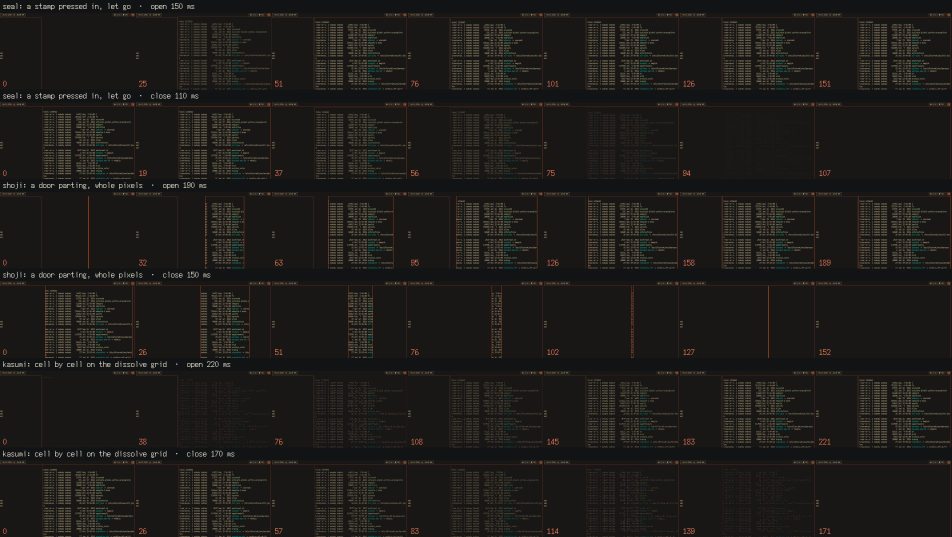
#> input picture img/a1-window.jpg, 1904 x 1074 px, given in place of tui.png, which was not available (shown at 1/2 size)
$ python prompt-options.py ../img ../img/b1-workspace.jpg ../img/b1-workspace.jpg
#> lines starting #> are read from the running program, lines starting #| are printed output that depends on the picture
#!/usr/bin/env python3
"""tools/prompt-options.py — the options for the prompt with the head inside its ribbon (r28 f10):
rendered by real foot in the kit, from a throw-away font of the options' edge glyphs.

    python3 tools/prompt-options.py gen DIR       # DIR/font/KawaPromptTry.ttf, DIR/mock-{dark,light}.sh
    python3 tools/prompt-options.py sheet DIR OUT # DIR/{dark,light}/tui.png → the sheet, a JPEG
"""
import importlib.util
import pathlib
import sys

ROOT = pathlib.Path(__file__).resolve().parent.parent
W, H = 8, 20                       # the terminal's cell
COLS, ROWS, PAD = 66, 20, 8         # the mock's window, foot's padding
OPTIONS = ("now", "tanzaku", "obi", "rakkan")
TRY = 0xFD000                      # a range of the options' own, clear of Sumi Icons Term's


def cell(fn):
    """A 20-row glyph: fn(x, y) says which pixels are the foreground's."""
    return ["".join("#" if fn(x, y) else "." for x in range(W)) for y in range(H)]


def vee(y, depth):                 # how far a swallowtail's notch reaches at row y
    return round(depth * (1 - abs(y - 9.5) / 9.5))


BITES = (0, 0, 1, 0, 0, 0, 0, 2, 0, 0, 0, 1, 0, 0, 0, 0, 0, 1, 0, 0)  # a carved seal's edge, by hand

GLYPHS = {
    # 1 tanzaku: a poem slip's straight cuts, the corners eased, a hairline between papers
    "try-t-start": cell(lambda x, y: x >= (2 if y in (0, 19) else 1 if y in (1, 18) else 0)),
    "try-t-end": cell(lambda x, y: x <= 7 - (2 if y in (0, 19) else 1 if y in (1, 18) else 0)),
    "try-t-join": cell(lambda x, y: x == 7),
    # 2 obi: a silk band, swallowtail ends, each paper folded over the next on a slant
    "try-o-start": cell(lambda x, y: x >= vee(y, 7)),
    "try-o-end": cell(lambda x, y: x <= 7 - vee(y, 7)),
    "try-o-fold": cell(lambda x, y: x <= round(7 * (19 - y) / 19)),
    # 3 rakkan: the head a red seal set in the band, its edge carved; the papers meet plainly (no glyph)
    "try-r-start": cell(lambda x, y: x >= (1 if y in (0, 19) else 0) + BITES[19 - y]),
    "try-r-end": cell(lambda x, y: x <= 7 - BITES[y] - (1 if y in (0, 19) else 0)),
}


def build_icons():
    spec = importlib.util.spec_from_file_location("build_icons", ROOT / "tools/build-icons.py")
    mod = importlib.util.module_from_spec(spec)
    sys.dont_write_bytecode = True
    spec.loader.exec_module(mod)
    return mod


def gen(out):
    mod = build_icons()
    (out / "font").mkdir(parents=True, exist_ok=True)
    text = "".join(f"@{n} adv=8 x=0\n" + "\n".join(r) + "\n\n" for n, r in GLYPHS.items())
    icons = mod.parse(text)
    for i, ic in enumerate(icons):
        ic["code"] = TRY + i
    mod.build(icons, out / "font/KawaPromptTry.ttf", "Kawa Prompt Try", mod.TERM_RAISE, mod.TERM_CELL,
              mod.TERM_UPM, mod.TERM_ASC, mod.TERM_DESC)
    # The mock draws one codepoint per glyph; a shell variable for each
    defs = "".join(f"{ic['name'][4:].replace('-', '_')}=$'\\U{ic['code']:08x}'\n" for ic in icons)
    for mood in ("dark", "light"):
        (out / f"mock-{mood}.sh").write_text(f"#!/usr/bin/env bash\nMOOD={mood}\n" + defs
                                             + (ROOT / "tools/prompt-options.mock").read_text())


def sheet(src, jpg):
#> called with jpg = '../img/b1-workspace.jpg'
    from PIL import Image, ImageChops
    crops = []
    for mood in ("dark", "light"):
        im = Image.open(src / mood / "tui.png").convert("RGB")
#> im is the input picture: PIL image 1904x1074 RGB; mean R, G, B 29.9, 28.1, 25.4
        ground = im.getpixel((4, im.height - 4))
#> ground = (18, 25, 18)
        diff = ImageChops.difference(im, Image.new("RGB", im.size, ground))
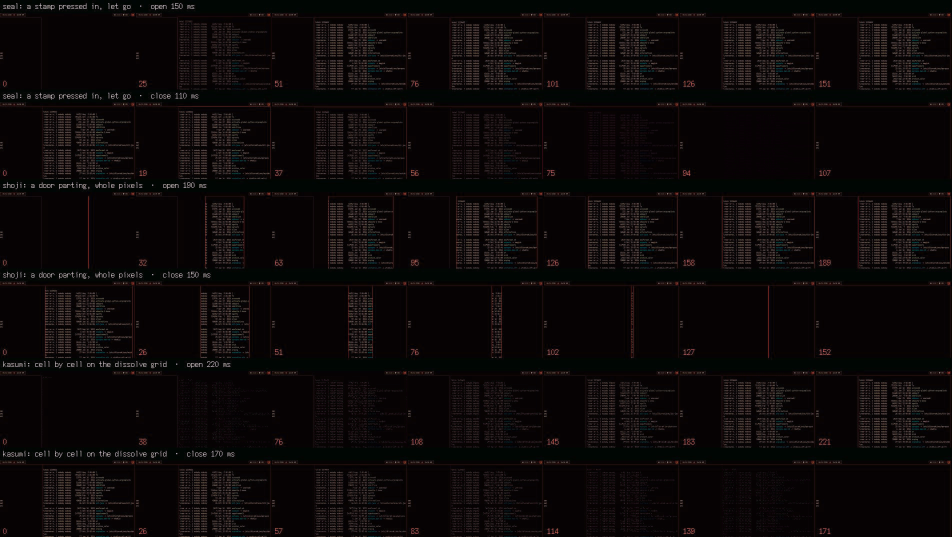
#> diff: PIL image 1904x1074 RGB (shown at 1/2 size); mean R, G, B 12.2, 8.4, 8.4
        x0, y0, _, _ = diff.crop((0, 40, *im.size)).getbbox()    # the window's frame, under the bar
#> x0 = 0; y0 = 0
        y0 += 40
#> y0 = 40
        crops.append(im.crop((x0 + 1, y0 + 1, x0 + 1 + PAD * 2 + COLS * W, y0 + 1 + PAD * 2 + ROWS * H)))
#> pass 2 of the loop in sheet, `for mood in ("dark", "light"):`:
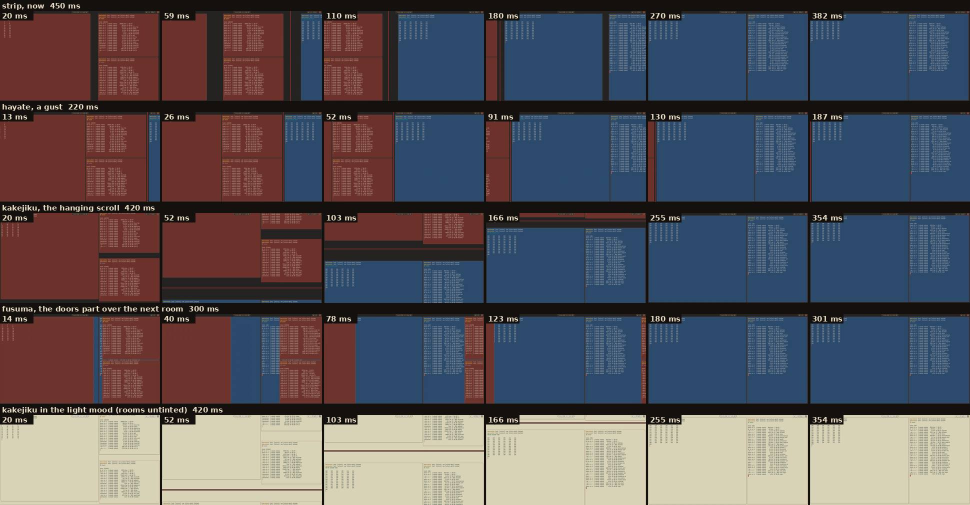
#> input picture img/b1-workspace.jpg, 1940 x 1010 px, given in place of tui.png, which was not available (shown at 1/2 size)
#> in sheet, im is the input picture: PIL image 1940x1010 RGB; mean R, G, B 88.5, 84.7, 91.9
#> ground = (214, 209, 180)
#> in sheet, `diff = ImageChops.difference(im, Image.new("RGB", im.size, ground))`:
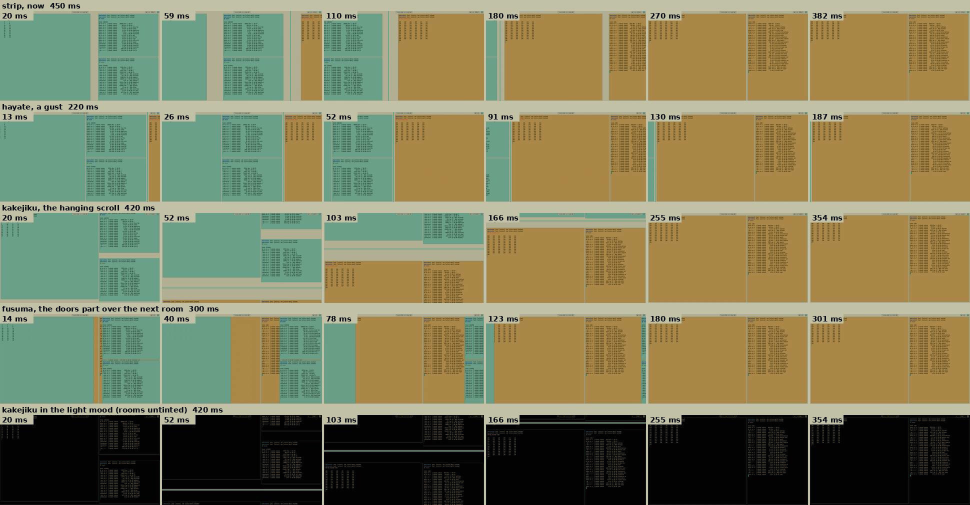
#> diff: PIL image 1940x1010 RGB (shown at 1/2 size); mean R, G, B 126.3, 125.1, 89.2
#> in sheet, `x0, y0, _, _ = diff.crop((0, 40, *im.size)).getbbox()    # the window'..`: y0 = 0
#> in sheet, `y0 += 40`: y0 = 40
    w, h = crops[0].size
#> w = 544; h = 416
    zoom_w = w // 2                                              # the band's start, twice over
#> zoom_w = 272
    out = Image.new("RGB", (w * 2 + 4, h + 4 + len(OPTIONS) * (3 * H * 2 + 4)), (0, 0, 0))
#> out: PIL image 1092x916 RGB; every value is 0
    for i, c in enumerate(crops):
        out.paste(c, (i * (w + 4), 0))
        for k in range(len(OPTIONS)):
            top = PAD + (k * 5 + 1) * H
            strip = c.crop((0, top, zoom_w, top + 3 * H)).resize((w, 6 * H), Image.NEAREST)
            out.paste(strip, (i * (w + 4), h + 4 + k * (6 * H + 4)))
#> this loop made 2 passes
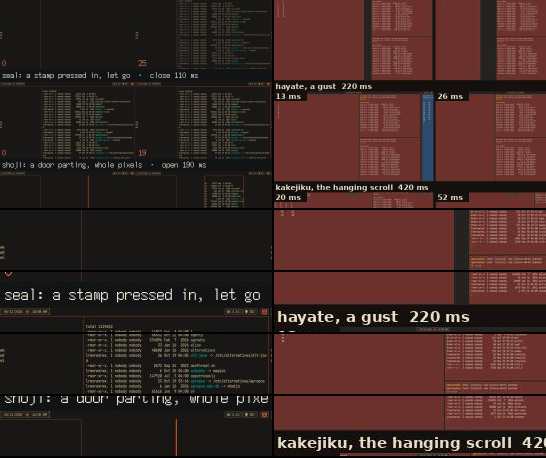
#> out: PIL image 1092x916 RGB (shown at 1/2 size); mean R, G, B 61.8, 39, 35.5
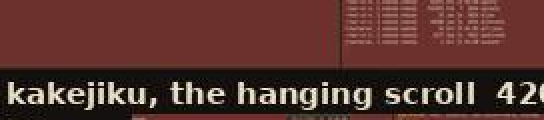
#> strip: PIL image 544x120 RGB; mean R, G, B 88.9, 52.6, 47.5
    out.save(jpg, quality=88, subsampling=0, optimize=True)
    print(jpg, out.size, pathlib.Path(jpg).stat().st_size)
#| ../img/b1-workspace.jpg (1092, 916) 179727


if __name__ == "__main__":
    if sys.argv[1] == "gen":
        gen(pathlib.Path(sys.argv[2]))
    else:
        sheet(pathlib.Path(sys.argv[2]), sys.argv[3])
